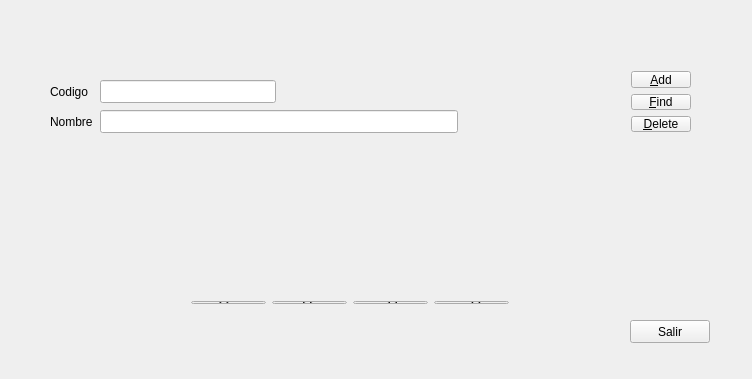
<?xml version="1.0" encoding="UTF-8"?>
<ui version="4.0">
 <class>Widget</class>
 <widget class="QWidget" name="Widget">
  <property name="geometry">
   <rect>
    <x>0</x>
    <y>0</y>
    <width>752</width>
    <height>379</height>
   </rect>
  </property>
  <property name="windowTitle">
   <string>Widget</string>
  </property>
  <widget class="QPushButton" name="btnSalir">
   <property name="geometry">
    <rect>
     <x>630</x>
     <y>320</y>
     <width>80</width>
     <height>23</height>
    </rect>
   </property>
   <property name="text">
    <string>Salir</string>
   </property>
  </widget>
  <widget class="QWidget" name="layoutWidget">
   <property name="geometry">
    <rect>
     <x>180</x>
     <y>290</y>
     <width>340</width>
     <height>25</height>
    </rect>
   </property>
   <layout class="QHBoxLayout" name="horizontalLayout">
    <item>
     <widget class="QPushButton" name="btnBegin">
      <property name="text">
       <string>&lt;&lt;°</string>
      </property>
     </widget>
    </item>
    <item>
     <widget class="QPushButton" name="btnPrev">
      <property name="text">
       <string>&lt;&lt;</string>
      </property>
     </widget>
    </item>
    <item>
     <widget class="QPushButton" name="btnNext">
      <property name="text">
       <string>&gt;&gt;</string>
      </property>
     </widget>
    </item>
    <item>
     <widget class="QPushButton" name="BtnLast">
      <property name="text">
       <string>°&gt;&gt;</string>
      </property>
     </widget>
    </item>
   </layout>
  </widget>
  <widget class="QLabel" name="labelCodigo">
   <property name="geometry">
    <rect>
     <x>50</x>
     <y>80</y>
     <width>42</width>
     <height>23</height>
    </rect>
   </property>
   <property name="text">
    <string>Codigo</string>
   </property>
  </widget>
  <widget class="QLabel" name="labelNombre">
   <property name="geometry">
    <rect>
     <x>50</x>
     <y>110</y>
     <width>48</width>
     <height>23</height>
    </rect>
   </property>
   <property name="text">
    <string>Nombre</string>
   </property>
  </widget>
  <widget class="QLineEdit" name="txtCodigo">
   <property name="geometry">
    <rect>
     <x>100</x>
     <y>80</y>
     <width>176</width>
     <height>23</height>
    </rect>
   </property>
  </widget>
  <widget class="QLineEdit" name="txtNombre">
   <property name="geometry">
    <rect>
     <x>100</x>
     <y>110</y>
     <width>358</width>
     <height>23</height>
    </rect>
   </property>
  </widget>
  <widget class="QWidget" name="layoutWidget">
   <property name="geometry">
    <rect>
     <x>620</x>
     <y>60</y>
     <width>82</width>
     <height>83</height>
    </rect>
   </property>
   <layout class="QVBoxLayout" name="verticalLayout">
    <item>
     <widget class="QPushButton" name="btnAgregar">
      <property name="text">
       <string>&amp;Add</string>
      </property>
     </widget>
    </item>
    <item>
     <widget class="QPushButton" name="btnFind">
      <property name="text">
       <string>&amp;Find</string>
      </property>
      <property name="checkable">
       <bool>true</bool>
      </property>
     </widget>
    </item>
    <item>
     <widget class="QPushButton" name="btnDelete">
      <property name="text">
       <string>&amp;Delete</string>
      </property>
     </widget>
    </item>
   </layout>
  </widget>
 </widget>
 <layoutdefault spacing="6" margin="11"/>
 <resources/>
 <connections>
  <connection>
   <sender>btnSalir</sender>
   <signal>clicked()</signal>
   <receiver>Widget</receiver>
   <slot>close()</slot>
   <hints>
    <hint type="sourcelabel">
     <x>662</x>
     <y>330</y>
    </hint>
    <hint type="destinationlabel">
     <x>720</x>
     <y>286</y>
    </hint>
   </hints>
  </connection>
 </connections>
</ui>
